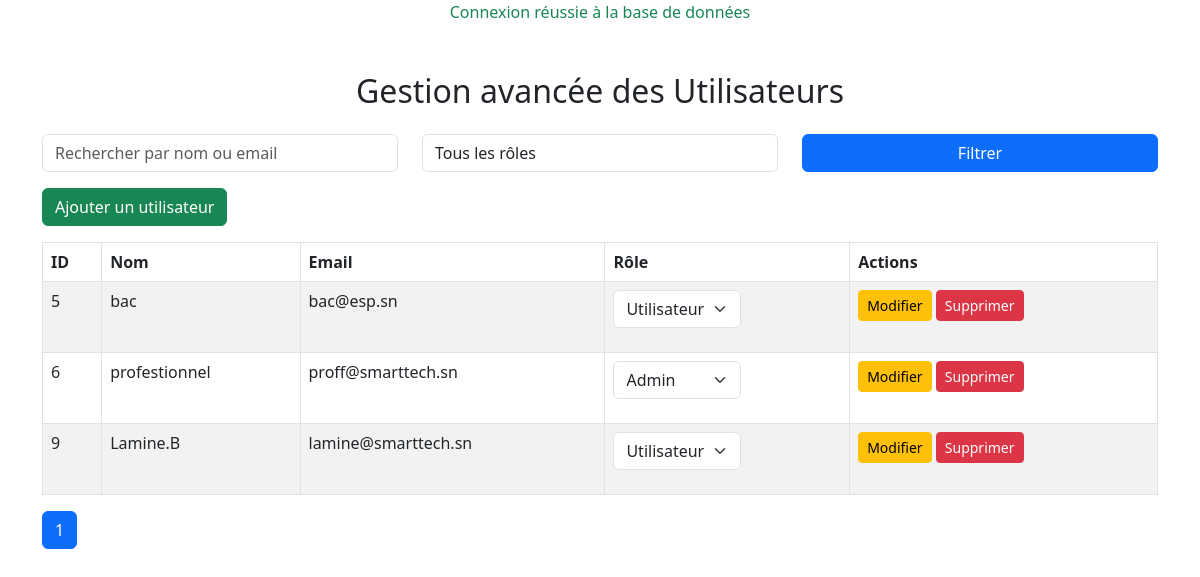
/users.php (signed in), run on the app's committed database.
### tables this page shows
CREATE TABLE `users` (
  `id` int(11) NOT NULL,
  `name` varchar(100) NOT NULL,
  `email` varchar(100) NOT NULL,
  `password` varchar(255) NOT NULL,
  `role` enum('admin','user') NOT NULL
);

### users.php (the view, shortened to what this page needs)
<?php
include 'db.php';
$limit = 5;
$page = isset($_GET['page']) ? (int)$_GET['page'] : 1;
$offset = ($page - 1) * $limit;
$search = $_GET['search'] ?? '';
$roleFilter = $_GET['role'] ?? '';
$where = "WHERE 1=1";
$params = [];
$stmt = $conn->prepare("SELECT * FROM users $where LIMIT $limit OFFSET $offset");
$stmt->execute($params);
$users = $stmt->fetchAll(PDO::FETCH_ASSOC);
$totalStmt = $conn->prepare("SELECT COUNT(*) FROM users $where");
$totalStmt->execute($params);
$totalUsers = $totalStmt->fetchColumn();
$totalPages = ceil($totalUsers / $limit);
?>
<!DOCTYPE html>
<html lang="fr">
<head>
    <link href="https://cdnjs.cloudflare.com/ajax/libs/bootstrap/5.3.0/css/bootstrap.min.css" rel="stylesheet">
</head>
<body>
    <div class="container mt-5">
        <h2 class="text-center mb-4">Gestion avancée des Utilisateurs</h2>
        <form method="GET" class="row mb-3">
            <div class="col-md-4">
                <input type="text" name="search" placeholder="Rechercher par nom ou email" value="<?= htmlspecialchars($search) ?>" class="form-control">
            </div>
            <div class="col-md-4">
                <select name="role" class="form-control">
                    <option value="">Tous les rôles</option>
                </select>
            </div>
            <div class="col-md-4">
                <button type="submit" class="btn btn-primary w-100">Filtrer</button>
            </div>
        </form>
        <a href="add_user.php" class="btn btn-success mb-3">Ajouter un utilisateur</a>
        <table class="table table-bordered table-striped">
            <thead>
                <tr>
                    <th>ID</th>
                    <th>Nom</th>
                    <th>Email</th>
                    <th>Rôle</th>
                    <th>Actions</th>
                </tr>
            </thead>
            <tbody>
                <?php foreach ($users as $user): ?>
                    <tr>
                        <td><?= htmlspecialchars($user['id']); ?></td>
                        <td><?= htmlspecialchars($user['name']); ?></td>
                        <td><?= htmlspecialchars($user['email']); ?></td>
                        <td>
                            <form method="POST" action="update_role.php" style="display:inline-block;">
                                <select name="role" onchange="this.form.submit()" class="form-select">
                                    <option value="admin" <?= $user['role'] === 'admin' ? 'selected' : '' ?>>Admin</option>
                                    <option value="user" <?= $user['role'] === 'user' ? 'selected' : '' ?>>Utilisateur</option>
                                </select>
                            </form>
                        </td>
                        <td>
                            <a href="edit_user.php?id=<?= $user['id']; ?>" class="btn btn-warning btn-sm">Modifier</a>
                            <a href="delete_user.php?id=<?= $user['id']; ?>" class="btn btn-danger btn-sm" onclick="return confirm('Êtes-vous sûr de vouloir supprimer cet utilisateur ?');">Supprimer</a>
                        </td>
                    </tr>
                <?php endforeach; ?>
            </tbody>
        </table>
        <nav>
            <ul class="pagination">
                <?php for ($i = 1; $i <= $totalPages; $i++): ?>
                    <li class="page-item <?= $i === $page ? 'active' : '' ?>">
                        <a class="page-link" href="?page=<?= $i ?>&search=<?= htmlspecialchars($search) ?>&role=<?= htmlspecialchars($roleFilter) ?>"><?= $i ?></a>
                    </li>
                <?php endfor; ?>
            </ul>
        </nav>
    </div>
</body>
</html>

### db.php (shortened to what this page needs)
<?php
try {
    echo "<p class='text-success text-center'>Connexion réussie à la base de données</p>";
} catch (PDOException $e) {
    echo "<p class='text-danger text-center'>Erreur : " . $e->getMessage() . "</p>";
}
?>

### data on the page
users: id "5", name "bac", email "bac@esp.sn", role "Utilisateur"
users: id "6", name "profestionnel", email "proff@smarttech.sn", role "Admin"
users: id "9", name "Lamine.B", email "lamine@smarttech.sn", role "Utilisateur"
